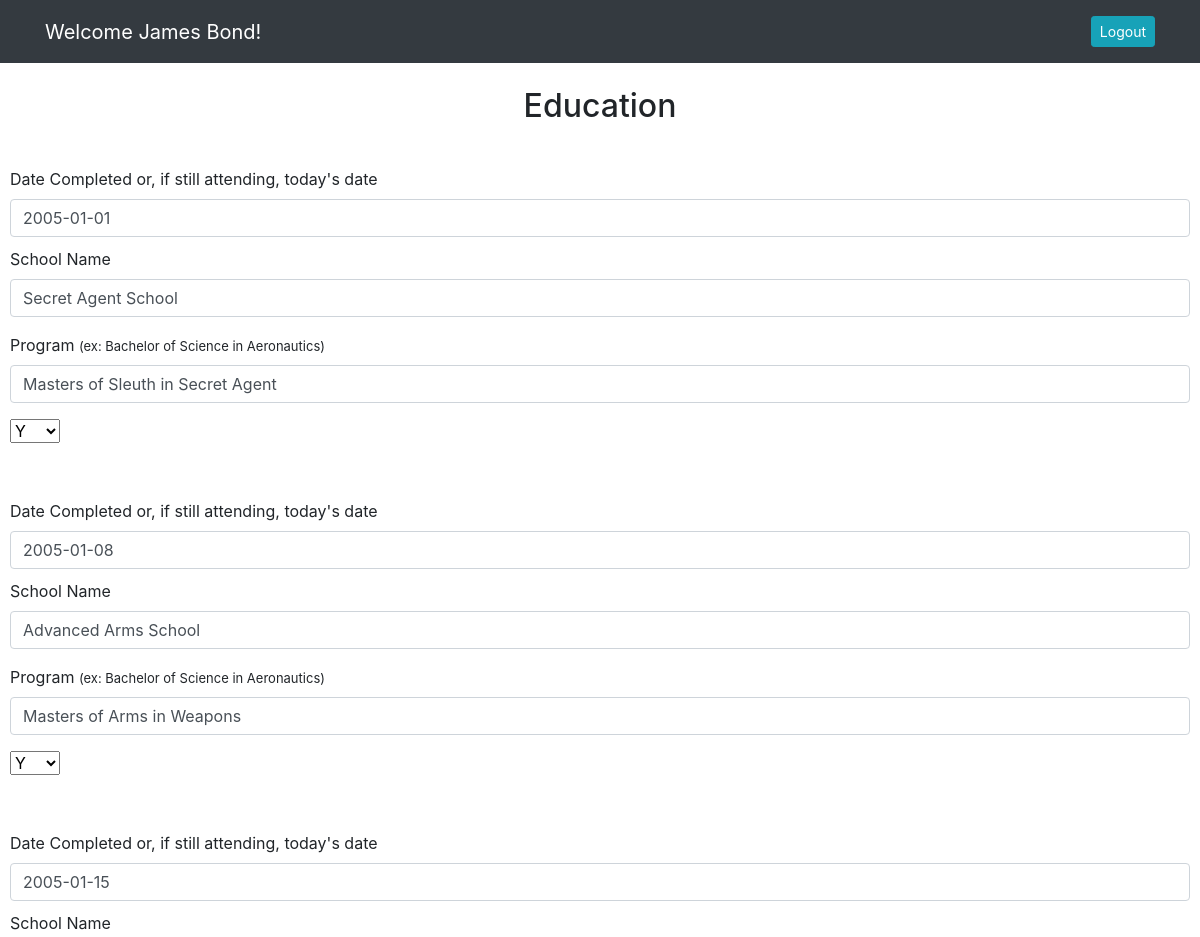
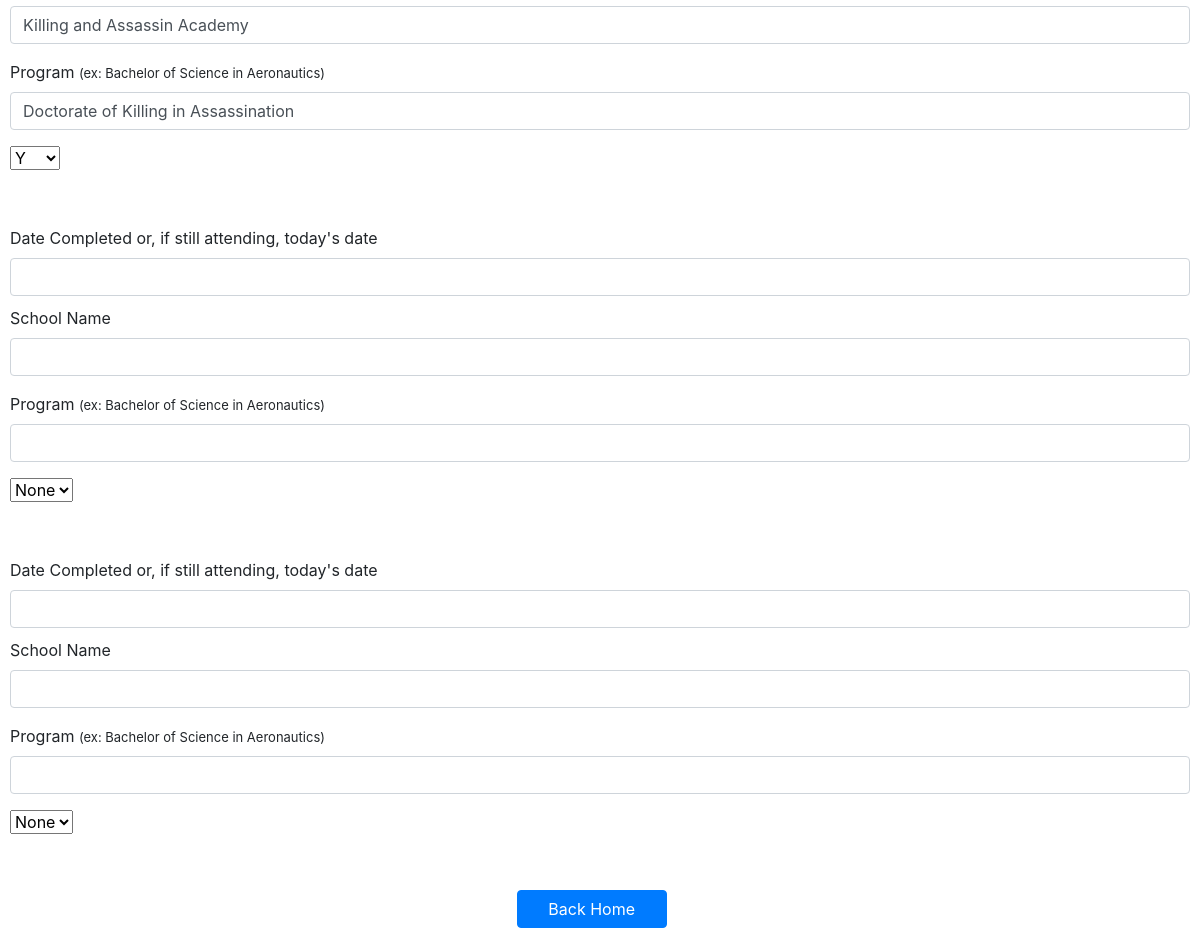
The app's page /editeducationpage (signed in) with its own data (2 pictures, top to bottom).
### resume_app/models.py (models this page shows)
class User(models.Model):
    first_name = models.CharField(max_length=255)
    last_name = models.CharField(max_length=255)
    email = models.EmailField(max_length=255)
    password = models.CharField(max_length=255)
    created_at = DateTimeField(auto_now_add=True)
    updated_at = DateTimeField(auto_now=True)
    objects = UserManager()

class Education(models.Model):
    date_from = models.DateField(blank=True, null=True)
    school = models.CharField(max_length=255)
    program = models.CharField(max_length=255)
    grad = models.CharField(max_length=1)
    date_from1 = models.DateField(blank=True, null=True, validators=[MaxValueValidator(limit_value=date.today, message="Date must be in the past")])
    school1 = models.CharField(max_length=255)
    program1 = models.CharField(max_length=255)
    grad1 = models.CharField(max_length=1)
    date_from2 = models.DateField(blank=True, null=True, validators=[MaxValueValidator(limit_value=date.today, message="Date must be in the past")])
    school2 = models.CharField(max_length=255)
    program2 = models.CharField(max_length=255)
    grad2 = models.CharField(max_length=1)
    date_from3 = models.DateField(blank=True, null=True, validators=[MaxValueValidator(limit_value=date.today, message="Date must be in the past")])
    school3 = models.CharField(blank=True, null=True, max_length=255)
    program3 = models.CharField(max_length=255)
    grad3 = models.CharField(blank=True, null=True, max_length=1)
    date_from4 = models.DateField(blank=True, null=True, validators=[MaxValueValidator(limit_value=date.today, message="Date must be in the past")])
    school4 = models.CharField(blank=True, max_length=255)
    program4 = models.CharField(max_length=255)
    grad4 = models.CharField(blank=True, null=True, max_length=1)
    user = models.ForeignKey(User, related_name="educations", on_delete=models.CASCADE)
    created_at = DateTimeField(auto_now_add=True)
    updated_at = DateTimeField(auto_now=True)
    objects = EducationManager()

### resume_app/views.py (the view)
# urls.py: path('editeducationpage', views.editeducationpage),
def editeducationpage(request):
    if 'id' not in request.session:
        return redirect('/')
    else:
        context = {
            'date': 'Y-m-d',
            'user': User.objects.get(id = request.session['id'])
        }
    return render(request, 'editeducation.html', context)

### resume_app/templates/editeducation.html (shortened to what this page needs)
<!DOCTYPE html>
<html lang="en">
<head>
    <link rel="stylesheet" href="https://stackpath.bootstrapcdn.com/bootstrap/4.5.2/css/bootstrap.min.css"
>
    {% load static %}
    <link rel="stylesheet" href="{% static 'css/eduaddl.css' %}">
</head>
<body>
    <nav class="navbar navbar-expand-lg navbar-dark bg-dark">
        <div class="container">
            <a class="navbar-brand" href="#">Welcome {{user.first_name}} {{user.last_name}}!</a>
            <div class="collapse navbar-collapse" id="navbarText">
                <span class="navbar-text">
                    <a href="/logout" role="button" class="btn btn-sm btn-info ml-2 text-white">Logout</a>
                </span>
            </div>
        </div>
    </nav>
    <br>
    <h2>Education</h2>
    <br>
    <div id="edu_form">
        <form action="/editeducation" method="POST" id="education">
            {% for education in user.educations.all %}
            <div class="edu_form">
                <div class="row">
                    <div class="col">
                        <label for="date_from" class="form-label">Date Completed or, if still attending, today's date</label>
                        <input type="date|date:%Y-%m-%d" class="form-control" id="edu_from" value="{{education.date_from|date:date}}" name="date_from">
                    </div>
                </div>
                <div class="mb-3" id="title_div">
                    <label for="school" class="form-label">School Name</label>
                    <input type="text" class="form-control" id="edu_title" value="{{education.school}}" name="school">
                </div>
                <div class="mb-3">
                    <label for="program" class="desc-form-label">Program <span>(ex: Bachelor of Science in Aeronautics)</span></label>
                    <input type="text" class="form-control" id="edu_program" value="{{education.program}}" name="program">
                </div>
                <select class="form-select form-select-lg mb-3" aria-label=".form-select-lg example" name="grad">
                    <option selected>{{education.grad}}</option>
                </select>
            </div>
            <div class="edu_form">
                <div class="row">
                    <div class="col">
                        <label for="date_from" class="form-label">Date Completed or, if still attending, today's date</label>
                        <input type="date|date:%Y-%m-%d" class="form-control" id="edu_from" value="{{education.date_from1|date:date}}" name="date_from1">
                    </div>
                </div>
                <div class="mb-3" id="title_div">
                    <label for="school" class="form-label">School Name</label>
                    <input type="text" class="form-control" id="edu_title" value="{{education.school1}}" name="school1">
                </div>
                <div class="mb-3">
                    <label for="program" class="desc-form-label">Program <span>(ex: Bachelor of Science in Aeronautics)</span></label>
                    <input type="text" class="form-control" id="edu_program" value="{{education.program1}}" name="program1">
                </div>
                <select class="form-select form-select-lg mb-3" aria-label=".form-select-lg example" name="grad1">
                    <option selected>{{education.grad1}}</option>
                </select>
            </div>
            <div class="edu_form">
                <div class="row">
                    <div class="col">
                        <label for="date_from" class="form-label">Date Completed or, if still attending, today's date</label>
                        <input type="date|date:%Y-%m-%d" class="form-control" id="edu_from" value="{{education.date_from2|date:date}}" name="date_from2">
                    </div>
                </div>
                <div class="mb-3" id="title_div">
                    <label for="school" class="form-label">School Name</label>
                    <input type="text" class="form-control" id="edu_title" value="{{education.school2}}" name="school2">
                </div>
                <div class="mb-3">
                    <label for="program" class="desc-form-label">Program <span>(ex: Bachelor of Science in Aeronautics)</span></label>
                    <input type="text" class="form-control" id="edu_program" value="{{education.program2}}" name="program2">
                </div>
                <select class="form-select form-select-lg mb-3" aria-label=".form-select-lg example" name="grad2">
                    <option selected>{{education.grad2}}</option>
                </select>
            </div>
            <div class="edu_form">
                <div class="row">
                    <div class="col">
                        <label for="date_from" class="form-label">Date Completed or, if still attending, today's date</label>
                        <input type="date|date:%Y-%m-%d" class="form-control" id="edu_from" value="{{education.date_from3|date:date}}" name="date_from3">
                    </div>
                </div>
                <div class="mb-3" id="title_div">
                    <label for="school" class="form-label">School Name</label>
                    <input type="text" class="form-control" id="edu_title" value="{{education.school3}}" name="school3">
                </div>
                <div class="mb-3">
                    <label for="program" class="desc-form-label">Program <span>(ex: Bachelor of Science in Aeronautics)</span></label>
                    <input type="text" class="form-control" id="edu_program" value="{{education.program3}}" name="program3">
                </div>
                <select class="form-select form-select-lg mb-3" aria-label=".form-select-lg example" name="grad3">
                    <option selected>{{education.grad3}}</option>
                </select>
            </div>
            <div class="edu_form">
                <div class="row">
                    <div class="col">
                        <label for="date_from" class="form-label">Date Completed or, if still attending, today's date</label>
                        <input type="date|date:%Y-%m-%d" class="form-control" id="edu_from" value="{{education.date_from4|date:date}}" name="date_from4">
                    </div>
                </div>
                <div class="mb-3" id="title_div">
                    <label for="school" class="form-label">School Name</label>
                    <input type="text" class="form-control" id="edu_title" value="{{education.school4}}" name="school4">
                </div>
                <div class="mb-3">
                    <label for="program" class="desc-form-label">Program <span>(ex: Bachelor of Science in Aeronautics)</span></label>
                    <input type="text" class="form-control" id="edu_program" value="{{education.program4}}" name="program4">
                </div>
                <select class="form-select form-select-lg mb-3" aria-label=".form-select-lg example" name="grad4">
                    <option selected>{{education.grad4}}</option>
                </select>
            </div>
            {% endfor %}
            <div class="d-grid gap-2 col-2 mx-auto" id="btm_btn">
                <button class="btn btn-primary" id="submit" type="submit">Back Home</button>
            </div>
        </form>
    </div>
</body>

### resume_app/static/css/eduaddl.css (style rules this page uses)
h2, p { text-align: center; }
span { font-size: small; }
#edu_form, #addl_form, .img_form { margin: 10px; }
#title_div { margin-top: 10px; }
.edu_form { margin-bottom: 40px; }
#submit { width: 150px; }

### records on screen
User: first_name "James", last_name "Bond"
Education: date_from "2005-01-01", school "Secret Agent School", program "Masters of Sleuth in Secret Agent", grad "Y", date_from1 "2005-01-08", school1 "Advanced Arms School", program1 "Masters of Arms in Weapons", grad1 "Y", date_from2 "2005-01-15", school2 "Killing and Assassin Academy", program2 "Doctorate of Killing in Assassination", grad2 "Y", grad3 "None", grad4 "None"
